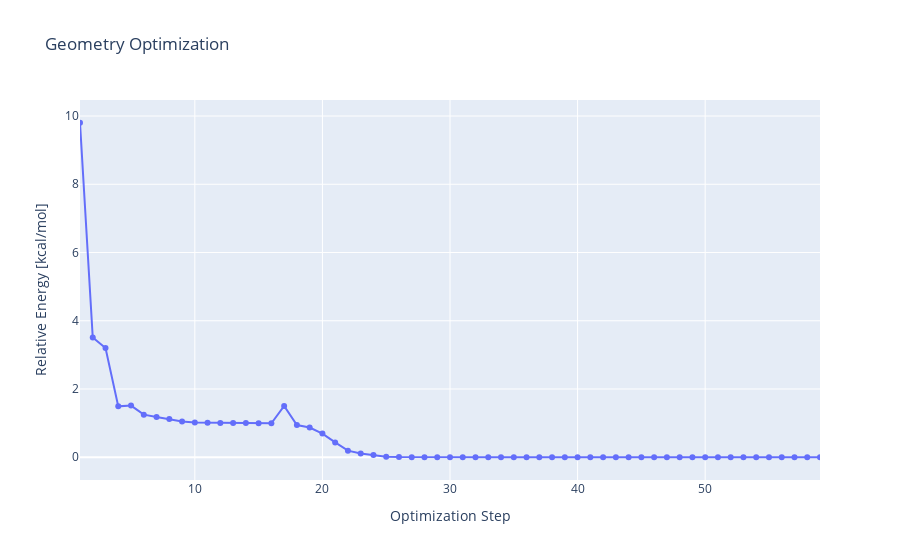

Write notebook code for a chart like this one.
### Code cell
opt_record.show_history()

### Figure 1 — Plotly figure (JSON) as saved in the notebook; plotly's stock layout.template omitted (floating-point values rounded to 4 significant figures)
{"data": [{"mode": "lines+markers", "type": "scatter", "x": [1, 2, 3, 4, 5, 6, 7, 8, 9, 10, 11, 12, 13, 14, 15, 16, 17, 18, 19, 20, 21, 22, 23, 24, 25, 26, 27, 28, 29, 30, 31, 32, 33, 34, 35, 36, 37, 38, 39, 40, 41, 42, 43, 44, 45, 46, 47, 48, 49, 50, 51, 52, 53, 54, 55, 56, 57, 58, 59], "y": [9.803, 3.509, 3.201, 1.491, 1.514, 1.248, 1.181, 1.12, 1.048, 1.018, 1.012, 1.004, 1.005, 1.002, 1, 0.996, 1.504, 0.945, 0.872, 0.693, 0.435, 0.193, 0.11, 0.066, 0.017, 0.005, 0.002, 0, 0, 0, 0.001, 0.001, 0.001, 0.001, 0.001, 0.001, 0, 0.001, 0.001, 0.002, 0.001, 0.001, 0.001, 0, 0, 0, 0, 0, 0, 0, 0, 0, 0, 0, 0, 0, 0, 0.001, 0.001]}], "layout": {"autosize": true, "title": {"text": "Geometry Optimization"}, "xaxis": {"range": [1, 59], "title": {"text": "Optimization Step"}, "type": "linear"}, "yaxis": {"autorange": true, "range": [-0.809, 10.61], "title": {"text": "Relative Energy [kcal/mol]"}, "type": "linear", "zeroline": true}}}
